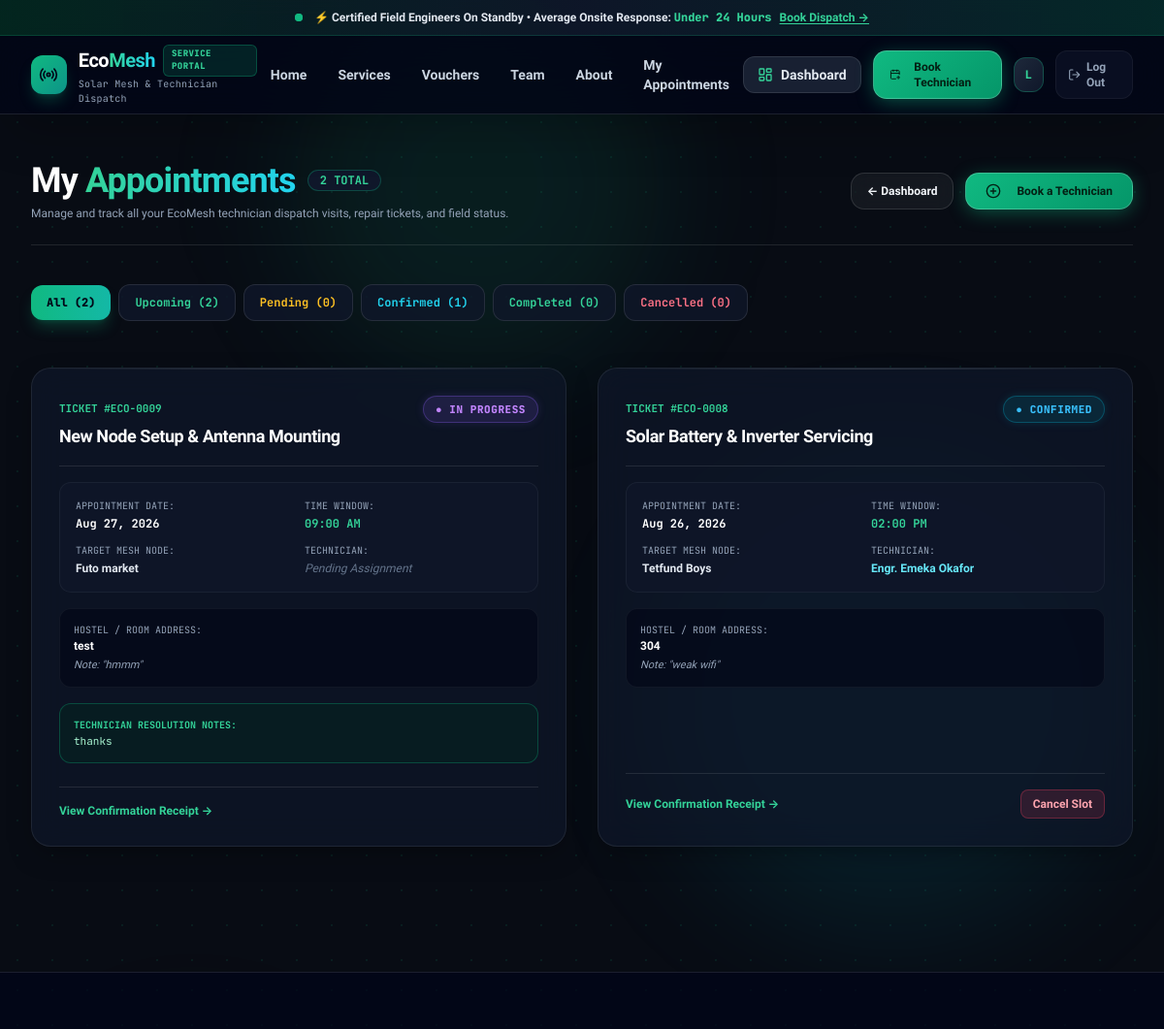
/appointments/ (signed in, upper part), run on an earlier commit of the app's database.
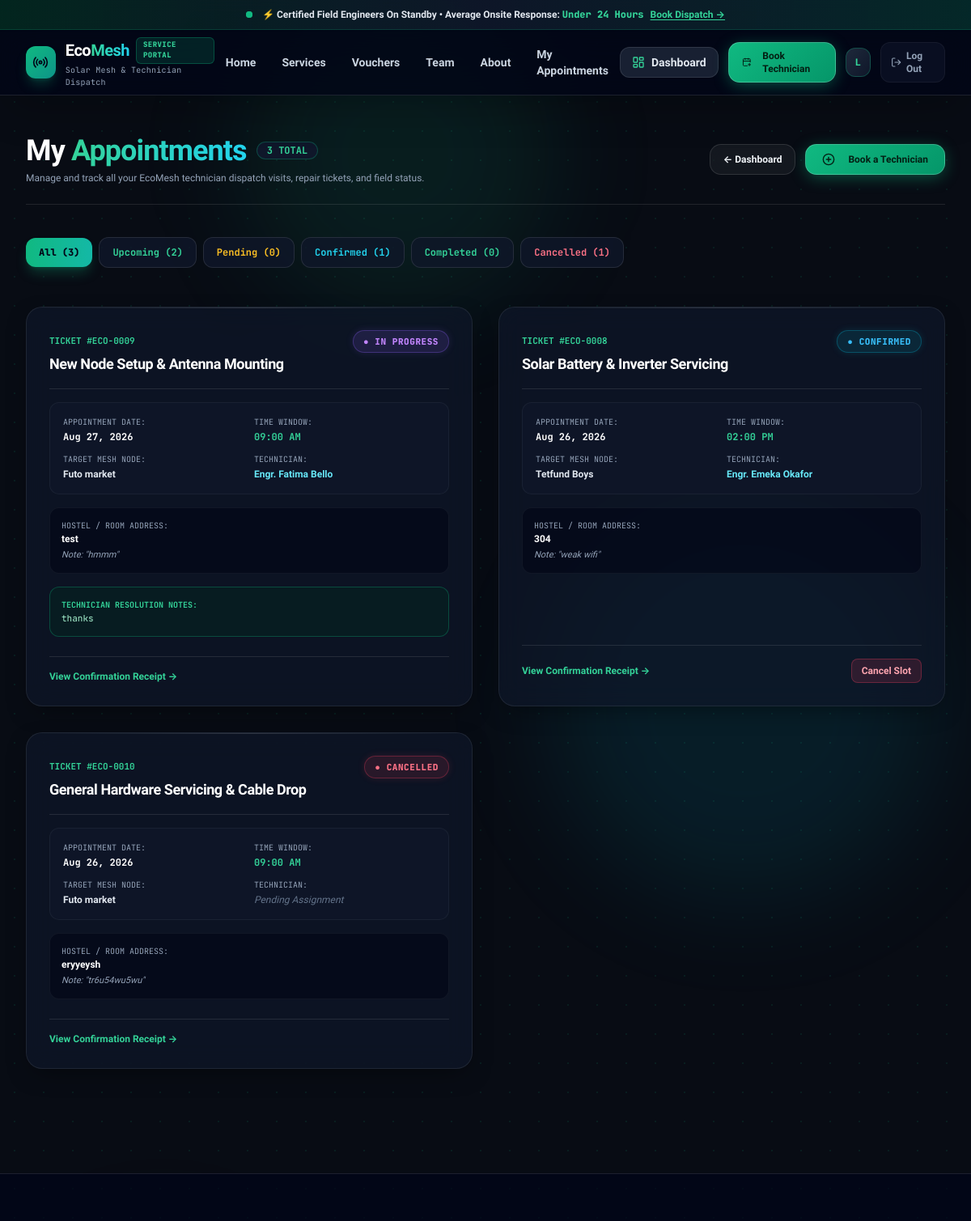
And on a later commit of the database.
### core/models.py (models this page shows, shortened)
class ServiceSchedule(models.Model):
    SERVICE_TYPES = [
        ('INSTALL', 'New Node Setup / Antenna Mounting'),
        ('REALIGN', 'Signal Alignment / Range Boost'),
        ('SOLAR_REPAIR', 'Solar / Battery Diagnostics'),
        ('EMERGENCY', 'Emergency Offline Repair'),
        ('ROUTER_CONFIG', 'Captive Portal / Router Configuration'),
        ('REPAIR', 'General Hardware Servicing'),
    ]
    STATUS_CHOICES = [
        ('PENDING', 'Pending Review'),
        ('CONFIRMED', 'Confirmed & Dispatched'),
        ('IN_PROGRESS', 'In Progress / Onsite'),
        ('COMPLETED', 'Completed'),
        ('CANCELLED', 'Cancelled'),
    ]
    user = models.ForeignKey(User, on_delete=models.CASCADE, related_name="schedules")
    node = models.ForeignKey(MeshNode, null=True, blank=True, on_delete=models.SET_NULL, related_name="service_schedules", help_text="Associated or nearest mesh node")
    service_type = models.CharField(max_length=30, choices=SERVICE_TYPES, default='INSTALL')
    service_type_ref = models.ForeignKey(ServiceType, null=True, blank=True, on_delete=models.SET_NULL, related_name="schedules", help_text="Optional linked dynamic service category")
    technician = models.ForeignKey(User, null=True, blank=True, on_delete=models.SET_NULL, related_name="assigned_schedules", help_text="Assigned certified field technician")
    address = models.CharField(max_length=255, help_text="Hostel, room number, or street address")
    scheduled_date = models.DateField()
    scheduled_time = models.TimeField()
    status = models.CharField(max_length=20, choices=STATUS_CHOICES, default='PENDING')
    notes = models.TextField(blank=True, help_text="Specific instructions or issue description from the student/customer")
    technician_notes = models.TextField(blank=True, help_text="Findings, diagnostics, or resolution remarks left by the technician")
    created_at = models.DateTimeField(auto_now_add=True)
    updated_at = models.DateTimeField(auto_now=True)
    class Meta:
        ordering = ['-scheduled_date', '-scheduled_time']
        verbose_name = "Service Schedule"
        verbose_name_plural = "Service Schedules"
    @property
    def ticket_number(self):
        return f"ECO-{self.id:04d}"
    def get_service_name(self):
        if self.service_type_ref:
            return self.service_type_ref.name
        return self.get_service_type_display()

class ServiceType(models.Model):
    name = models.CharField(max_length=120, help_text="Service title (e.g. New Node Setup & Antenna Mounting)")
    code = models.CharField(max_length=30, unique=True, help_text="Unique slug code (e.g. INSTALL, REALIGN)")
    description = models.TextField(help_text="Detailed description of what this service covers")
    estimated_duration_minutes = models.PositiveIntegerField(default=60, help_text="Estimated time in minutes")
    price = models.CharField(max_length=50, default="Free for Campus Students", help_text="Cost or billing terms")
    icon_name = models.CharField(max_length=50, default="wrench", help_text="Lucide icon identifier (wrench, radio, sun, zap, activity, wifi)")
    badge_color = models.CharField(max_length=30, default="emerald", help_text="Tailwind accent color (emerald, teal, cyan, amber, purple)")
    is_active = models.BooleanField(default=True)
    class Meta:
        ordering = ['name']
        verbose_name = "Service Type"
        verbose_name_plural = "Service Types"

class MeshNode(models.Model):
    STATUS_CHOICES = [
        ('ACTIVE', 'Operational'),
        ('MAINTENANCE', 'Scheduled Maintenance'),
        ('OFFLINE', 'Downtime'),
    ]
    SIGNAL_CHOICES = [
        ('Optimal', 'Optimal (5.8 GHz - 900 Mbps)'),
        ('Good', 'Good (5.8 GHz - 650 Mbps)'),
        ('Fair', 'Fair (2.4 GHz - 300 Mbps)'),
        ('Weak', 'Weak (Mesh Edge - 100 Mbps)'),
    ]
    name = models.CharField(max_length=100, unique=True, help_text="Unique Node Identifier (e.g., Hostel Block C - Alpha)")
    location_area = models.CharField(max_length=150, help_text="Geographical or campus zone (e.g., Campus South Gate)")
    battery_level = models.PositiveIntegerField(default=100, help_text="Solar LiFePO4 battery charge percentage (0-100%)")
    status = models.CharField(max_length=20, choices=STATUS_CHOICES, default='ACTIVE')
    signal_quality = models.CharField(max_length=50, choices=SIGNAL_CHOICES, default='Optimal')
    uptime_percentage = models.FloatField(default=99.8, help_text="Historical 30-day uptime SLA percentage")
    next_maintenance_date = models.DateTimeField(null=True, blank=True, help_text="Next scheduled maintenance or battery servicing window")
    maintenance_note = models.CharField(max_length=255, blank=True, help_text="Brief engineer note regarding upcoming or current maintenance")
    class Meta:
        ordering = ['-status', 'name']
        verbose_name = "Mesh Node"
        verbose_name_plural = "Mesh Nodes"

class TechnicianProfile(models.Model):
    user = models.OneToOneField(User, on_delete=models.CASCADE, related_name='technician_profile')
    full_name = models.CharField(max_length=120)
    phone_number = models.CharField(max_length=30, help_text="Direct mobile or WhatsApp contact")
    specialization = models.CharField(max_length=150, default="RF Antenna & Solar Diagnostics", help_text="Technical domain expertise")
    assigned_zone = models.CharField(max_length=150, default="Campus Zone / Hostels", help_text="Primary service zone")
    is_available = models.BooleanField(default=True, help_text="Active availability for dispatch")
    class Meta:
        verbose_name = "Technician Profile"
        verbose_name_plural = "Technician Profiles"

### core/views.py (the view)
# urls.py: path('appointments/', views.my_appointments_view, name='my_appointments'),
@login_required
def my_appointments_view(request):
    schedules = request.user.schedules.all().order_by('-scheduled_date', '-scheduled_time')
    status_filter = request.GET.get('status', 'ALL').upper()
    if status_filter == 'UPCOMING':
        filtered_schedules = schedules.filter(status__in=['PENDING', 'CONFIRMED', 'IN_PROGRESS'])
    elif status_filter in ['PENDING', 'CONFIRMED', 'IN_PROGRESS', 'COMPLETED', 'CANCELLED']:
        filtered_schedules = schedules.filter(status=status_filter)
    else:
        filtered_schedules = schedules
    context = {
        'schedules': filtered_schedules,
        'total_count': schedules.count(),
        'upcoming_count': schedules.filter(status__in=['PENDING', 'CONFIRMED', 'IN_PROGRESS']).count(),
        'pending_count': schedules.filter(status='PENDING').count(),
        'confirmed_count': schedules.filter(status='CONFIRMED').count(),
        'completed_count': schedules.filter(status='COMPLETED').count(),
        'cancelled_count': schedules.filter(status='CANCELLED').count(),
        'current_filter': status_filter,
    }
    return render(request, 'appointments.html', context)

### templates/appointments.html (shortened to what the changed rows need)
{% extends 'base.html' %}
{% block content %}
<div class="max-w-7xl mx-auto px-4 sm:px-6 lg:px-8 py-12 space-y-10">
  <div class="flex flex-col sm:flex-row sm:items-center justify-between gap-4 pb-6 border-b border-white/10" data-aos="fade-down">
    <div class="space-y-1.5">
      <div class="flex items-center space-x-3">
        <h1 class="text-2xl sm:text-4xl font-black text-white">
          My <span class="text-transparent bg-clip-text bg-gradient-to-r from-emerald-400 to-cyan-400">Appointments</span>
        </h1>
        <span class="px-3 py-0.5 text-xs font-bold font-mono bg-slate-900 text-emerald-400 rounded-full border border-emerald-500/30">
          {{ total_count }} TOTAL
        </span>
      </div>
    </div>
  </div>
  <div class="flex flex-wrap items-center gap-2 pb-2 text-xs font-bold font-mono" data-aos="fade-up">
    <a href="?status=ALL" class="px-4 py-2.5 rounded-xl transition {% if current_filter == 'ALL' %}bg-gradient-to-r from-emerald-500 to-teal-500 text-slate-950 font-black shadow-lg shadow-emerald-500/25{% else %}bg-slate-900/80 text-slate-300 hover:text-white border border-white/10{% endif %}">
      All ({{ total_count }})
    </a>
    <a href="?status=UPCOMING" class="px-4 py-2.5 rounded-xl transition {% if current_filter == 'UPCOMING' %}bg-gradient-to-r from-emerald-500 to-teal-500 text-slate-950 font-black shadow-lg shadow-emerald-500/25{% else %}bg-slate-900/80 text-emerald-400 hover:text-emerald-300 border border-white/10{% endif %}">
      Upcoming ({{ upcoming_count }})
    </a>
    <a href="?status=PENDING" class="px-4 py-2.5 rounded-xl transition {% if current_filter == 'PENDING' %}bg-amber-400 text-slate-950 font-black shadow-lg shadow-amber-500/25{% else %}bg-slate-900/80 text-amber-400 hover:text-amber-300 border border-white/10{% endif %}">
      Pending ({{ pending_count }})
    </a>
    <a href="?status=CONFIRMED" class="px-4 py-2.5 rounded-xl transition {% if current_filter == 'CONFIRMED' %}bg-cyan-400 text-slate-950 font-black shadow-lg shadow-cyan-500/25{% else %}bg-slate-900/80 text-cyan-400 hover:text-cyan-300 border border-white/10{% endif %}">
      Confirmed ({{ confirmed_count }})
    </a>
    <a href="?status=COMPLETED" class="px-4 py-2.5 rounded-xl transition {% if current_filter == 'COMPLETED' %}bg-emerald-400 text-slate-950 font-black shadow-lg shadow-emerald-500/25{% else %}bg-slate-900/80 text-emerald-400 hover:text-emerald-300 border border-white/10{% endif %}">
      Completed ({{ completed_count }})
    </a>
    <a href="?status=CANCELLED" class="px-4 py-2.5 rounded-xl transition {% if current_filter == 'CANCELLED' %}bg-rose-500 text-white font-black shadow-lg shadow-rose-500/25{% else %}bg-slate-900/80 text-rose-400 hover:text-rose-300 border border-white/10{% endif %}">
      Cancelled ({{ cancelled_count }})
    </a>
  </div>
  {% if schedules %}
    <div class="grid grid-cols-1 md:grid-cols-2 gap-8" data-aos="fade-up">
      {% for appt in schedules %}
        <div class="cyber-card cyber-card-hover p-7 space-y-6 flex flex-col justify-between">
          <div class="space-y-4">
            <div class="flex items-start justify-between pb-4 border-b border-white/10">
              <div>
                <span class="text-[11px] font-bold font-mono text-emerald-400">TICKET #{{ appt.ticket_number }}</span>
                <h3 class="text-lg font-bold text-white mt-1">{{ appt.get_service_name }}</h3>
              </div>
              {% if appt.status == 'PENDING' %}
                <span class="badge-status badge-pending">
                  ● PENDING
                </span>
              {% elif appt.status == 'CONFIRMED' %}
                <span class="badge-status badge-confirmed">
                  ● CONFIRMED
                </span>
              {% elif appt.status == 'IN_PROGRESS' %}
                <span class="badge-status badge-progress">
                  ● IN PROGRESS
                </span>
              {% elif appt.status == 'COMPLETED' %}
                <span class="badge-status badge-completed">
                  ● COMPLETED
                </span>
              {% else %}
                <span class="badge-status badge-cancelled">
                  ● CANCELLED
                </span>
              {% endif %}
            </div>
            <div class="grid grid-cols-2 gap-3 text-xs bg-slate-900/90 p-4 rounded-xl border border-white/5">
              <div>
                <span class="text-slate-400 block text-[10px] uppercase font-mono">Appointment Date:</span>
                <span class="font-bold text-white font-mono mt-0.5 block">{{ appt.scheduled_date|date:"M d, Y" }}</span>
              </div>
              <div>
                <span class="text-slate-400 block text-[10px] uppercase font-mono">Time Window:</span>
                <span class="font-bold text-emerald-400 font-mono mt-0.5 block">{{ appt.scheduled_time|time:"h:i A" }}</span>
              </div>
              <div>
                <span class="text-slate-400 block text-[10px] uppercase font-mono">Target Mesh Node:</span>
                <span class="text-slate-200 font-semibold mt-0.5 block">{{ appt.node.name|default:"General Area" }}</span>
              </div>
              <div>
                <span class="text-slate-400 block text-[10px] uppercase font-mono">Technician:</span>
                {% if appt.technician %}
                  <span class="font-bold text-cyan-300 mt-0.5 block">{{ appt.technician.technician_profile.full_name|default:appt.technician.username }}</span>
                {% else %}
                  <span class="text-slate-500 italic mt-0.5 block">Pending Assignment</span>
                {% endif %}
              </div>
            </div>
            <div class="text-xs text-slate-300 bg-slate-950/60 p-3.5 rounded-xl border border-white/5 space-y-1">
              <span class="text-slate-400 block text-[10px] uppercase font-mono">Hostel / Room Address:</span>
              <span class="font-semibold text-white">{{ appt.address }}</span>
              {% if appt.notes %}
                <p class="text-[11px] text-slate-400 italic mt-1">Note: "{{ appt.notes }}"</p>
              {% endif %}
            </div>
            {% if appt.technician_notes %}
              <div class="text-xs bg-emerald-950/40 p-3.5 rounded-xl border border-emerald-500/30 text-slate-200 space-y-1">
                <span class="font-bold block text-[10px] uppercase font-mono text-emerald-400">Technician Resolution Notes:</span>
                <span class="font-mono text-[11px] text-emerald-200">{{ appt.technician_notes }}</span>
              </div>
            {% endif %}
          </div>
          <div class="pt-4 border-t border-white/10 flex items-center justify-between">
            <a href="{% url 'booking_confirmation' appt.id %}" class="text-xs font-bold text-emerald-400 hover:text-emerald-300 transition">
              View Confirmation Receipt &rarr;
            </a>
            {% if appt.status in 'PENDING,CONFIRMED' %}
              <form method="POST" action="{% url 'cancel_service' appt.id %}" onsubmit="return confirm('Are you sure you want to cancel this appointment?');">
                <button type="submit" class="px-3 py-1.5 rounded-lg bg-rose-500/15 hover:bg-rose-500/25 text-rose-300 border border-rose-500/30 text-xs font-bold transition">
                  Cancel Slot
                </button>
              </form>
            {% endif %}
          </div>
        </div>
      {% endfor %}
    </div>
  {% endif %}
</div>
{% endblock %}

What changed in the data, as far as the page shows it:
changed ServiceSchedule "test": technician.technician_profile.full_name (not shown) → "Engr. Fatima Bello"; no longer shows "Pending Assignment"
added ServiceSchedule: ticket_number "ECO-0010", get_service_name "General Hardware Servicing & Cable Drop", status "● CANCELLED", scheduled_date "Aug 26, 2026", scheduled_time "09:00 AM", node.name "Futo market", shows "Pending Assignment", address "eryyeysh", notes "tr6u54wu5wu"
Also different on the page:
{{ total_count }}: "2" → "3"
{{ cancelled_count }}: "0" → "1"
